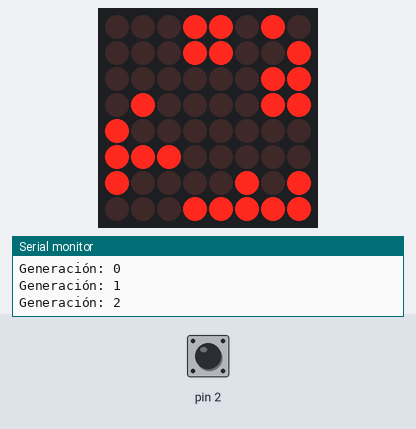
Bench run of a program on a simulated Arduino Nano, built with avr-gcc and run on an emulated ATmega328P. Parts: 8×8 LED matrix, the last lines printed to the serial monitor. The inputs (shaded band) are chosen by the test bench; at power-on: pin 2 HIGH. Random numbers use the default seed unless the program sets one.

Above: at 1.2 s.
1.3 s: pin 2 pulled LOW for 0.15 s
At 1.9 s:
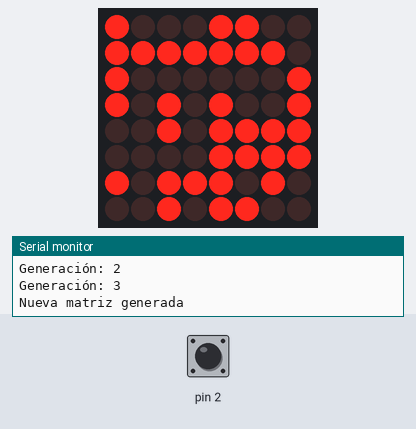
2.0 s: pin 2 pulled LOW for 1 s
At 3.2 s:
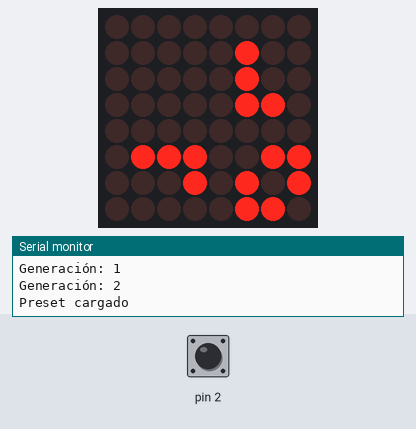
4.8 s: pin 2 pulled LOW for 0.15 s
At 5.7 s:
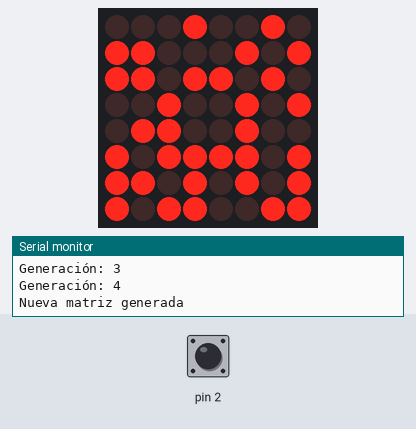
7.9 s: pin 2 pulled LOW for 0.15 s
At 8.5 s:
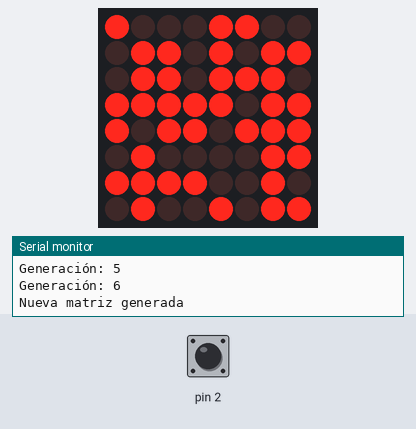
8.6 s: pin 2 pulled LOW for 0.15 s
At 9.2 s:
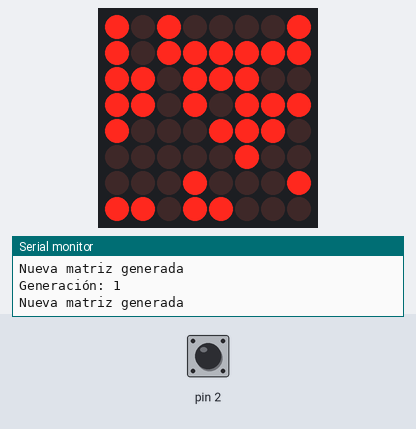
9.3 s: pin 2 pulled LOW for 0.15 s
At 10.2 s:
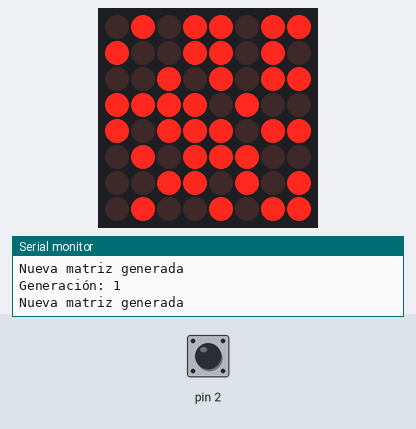
Timing chart, 0 to 12.3 s (numbered marks = the images above; inputs shaded):
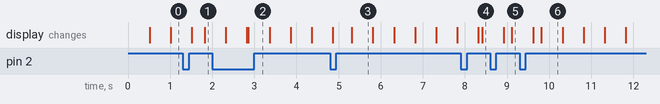

Measured:
- what the display in image 3 shows lasts 0.5 s, from 5.3 s to 5.8 s

The program:

main.cpp
```cpp
/**
 * Juego de la vida de Conway en un Arduino Nano con matriz LED MAX7219 de 8x8.
 * La matriz avanza cada 500ms; una pulsación corta genera un tablero aleatorio
 * y una pulsación larga carga el preset oscilador de tres generaciones.
 * Publicado en: https://thenerdyapprentice.blogspot.com/
 */

#include <Arduino.h>
#include "logica.h"
#include "display.h"
#include <Button2.h>

// Estado actual del juego.
Matriz matriz_actual;
int generacion;

// Control del intervalo entre generaciones.
const unsigned long intervalo = 500;
unsigned long tiempo_anterior = 0;

// Configuración del pulsador
const byte PUSH_BUTTON = 2;
Button2 pulsador;

// Variables para el pulsador (tiempos de debounce y pulsación larga)
const int debounce_push = 50;
const int long_push = 800;

/**
 * @brief Función de callback para el pulsador (pulsación corta). Crea una matriz aleatoria nueva y la muestra.
 *
 */
void pulsacion_corta(Button2 &btn)
{
  matriz_actual = generar_matriz();
  generacion = 0;
  tiempo_anterior = millis();
  mostrar_matriz(matriz_actual);
  Serial.println("Nueva matriz generada");
}

/**
 * @brief Función de callback para el pulsador (pulsación larga). Carga el preset de la matriz y la muestra.
 *
 */
void pulsacion_larga(Button2 &btn)
{
  matriz_actual = generar_preset();
  generacion = 0;
  tiempo_anterior = millis();
  mostrar_matriz(matriz_actual);
  Serial.println("Preset cargado");
}

void setup()
{
  Serial.begin(9600);

  // Configuraciones del pulsador
  pulsador.begin(PUSH_BUTTON);
  pulsador.setDebounceTime(debounce_push);
  pulsador.setLongClickTime(long_push);

  // Registramos las funciones de callback del pulsador
  pulsador.setClickHandler(pulsacion_corta);
  pulsador.setLongClickDetectedHandler(pulsacion_larga);

  randomSeed(analogRead(A0)); // Usa la lectura de A0 para inicializar la secuencia aleatoria.
  iniciar_display();

  matriz_actual = generar_matriz();
  mostrar_matriz(matriz_actual);
  generacion = 0;

  Serial.print("Generación: ");
  Serial.println(generacion);
}

void loop()
{
  pulsador.loop();
  unsigned long tiempo_actual = millis();
  if (tiempo_actual - tiempo_anterior >= intervalo)
  {
    matriz_actual = siguiente_generacion(matriz_actual);
    tiempo_anterior = tiempo_actual;
    generacion++;
    mostrar_matriz(matriz_actual);
    Serial.print("Generación: ");
    Serial.println(generacion);
  }
}
```

display.h
```cpp
#pragma once

#include "logica.h"

void iniciar_display();
void mostrar_matriz(const Matriz& matriz);
```

logica.h
```cpp
#pragma once

#include <Arduino.h>

struct Matriz
{
    byte celdas[8][8];
};

Matriz generar_matriz();
Matriz siguiente_generacion(const Matriz &matriz);
Matriz generar_preset();
```

display.cpp
```cpp
#include <Arduino.h>
#include <LedControl.h>
#include "display.h"

// Definimos los pines del display.
const byte DIN_PIN = 11;
const byte CLK_PIN = 13;
const byte CS_PIN = 10;

// Instanciamos el controlador del display con los pines definidos.
LedControl led_control(DIN_PIN, CLK_PIN, CS_PIN, 1);

/**
 * @brief Función para iniciar el display
 */
void iniciar_display(){
    led_control.shutdown(0, false);
    led_control.setIntensity(0, 10);
    led_control.clearDisplay(0);
}

/**
 * @brief Función para dibujar la matriz en el display
 *
 * @param matriz Matriz a dibujar
 */
void mostrar_matriz(const Matriz& matriz){
  // Recorremos cada celda de la matriz y dibujamos el estado LED correspondiente.
  for (byte fila = 0; fila < 8; fila++) {
    for (byte col = 0; col < 8; col++) {
      byte estadoLed = matriz.celdas[fila][col];
      led_control.setLed(0, fila, col, estadoLed);
    }
  }
}
```

logica.cpp
```cpp
#include "logica.h"

struct Direccion
{
    int fila;
    int columna;
};

// Definimos las direcciones de las células vecinas.
const Direccion direcciones[8] = {
    {-1, -1},
    {-1, 0},
    {-1, 1},
    {0, -1},
    {0, 1},
    {1, -1},
    {1, 0},
    {1, 1}};

/**
 * @brief Función que genera una matriz aleatoria de 8x8
 *
 * @return una matriz con valores aleatorios de 0 y 1
 */
Matriz generar_matriz()
{
    Matriz matriz;

    for (byte i = 0; i < 8; i++)
    {
        for (byte j = 0; j < 8; j++)
        {
            matriz.celdas[i][j] = random(2);
        }
    }
    return matriz;
}

/**
 * @brief Función que determina la cantidad de vecinos vivos de una célula
 *
 * @param matriz Matriz de la que se calcula el contador de vecinos vivos
 * @param fila Fila de la célula
 * @param columna Columna de la célula
 * @return byte Devuelve el número de vecinos vivos de la célula
 */
byte contar_vecinos_vivos(const Matriz &matriz, byte fila, byte columna)
{
    byte contador = 0;
    for (Direccion direccion : direcciones)
    {
        int filaVecino = fila + direccion.fila;
        int columnaVecino = columna + direccion.columna;
        // Verificamos que la célula vecina esté dentro de la matriz
        if (filaVecino < 0 || filaVecino >= 8 || columnaVecino < 0 || columnaVecino >= 8)
        {
            continue;
        }
        if (matriz.celdas[filaVecino][columnaVecino] == 1)
        {
            contador++;
        }
    }
    return contador;
}

/**
 * @brief Función que determina el siguiente estado de una célula a partir de su estado actual y el número de vecinos vivos
 *
 * @param estado_actual Estado actual de la célula
 * @param vecinos_vivos Cantidad de vecinos vivos de la célula
 * @return byte Devuelve el siguiente estado de la célula
 */
byte estado_proxima_generacion(byte estado_actual, byte vecinos_vivos)
{
    if (estado_actual == 1)
    {
        // Una célula viva sobrevive con 2 o 3 vecinos vivos.
        if (vecinos_vivos == 2 || vecinos_vivos == 3)
        {
            return 1;
        }
    }
    else
    {
        // Una célula muerta revive con exactamente 3 vecinos vivos.
        if (vecinos_vivos == 3)
        {
            return 1;
        }
    }

    return 0;
}

/**
 * @brief Función que calcula el siguiente estado de una matriz
 *
 * @param matriz Matriz de la que se calcula el siguiente estado
 * @return Matriz Matriz con las reglas aplicadas
 */
Matriz siguiente_generacion(const Matriz &matriz)
{
    Matriz matriz_siguiente;

    for (byte fila = 0; fila < 8; fila++)
    {
        for (byte columna = 0; columna < 8; columna++)
        {
            byte estado_actual = matriz.celdas[fila][columna];
            byte vecinos_vivos = contar_vecinos_vivos(matriz, fila, columna);
            byte estado_siguiente = estado_proxima_generacion(estado_actual, vecinos_vivos);
            matriz_siguiente.celdas[fila][columna] = estado_siguiente;
        }
    }

    return matriz_siguiente;
}

/**
 * @brief Función que devuelve un preset para la matriz
 *
 * @return Matriz Matriz con los valores del preset
 */
Matriz generar_preset()
{
    Matriz matriz = {{{0, 0, 0, 0, 0, 0, 0, 0},
                      {0, 0, 0, 0, 0, 1, 0, 0},
                      {0, 0, 0, 0, 0, 1, 0, 0},
                      {0, 0, 0, 0, 0, 1, 1, 0},
                      {0, 0, 0, 0, 0, 0, 0, 0},
                      {0, 1, 1, 1, 0, 0, 1, 1},
                      {0, 0, 0, 1, 0, 1, 0, 1},
                      {0, 0, 0, 0, 0, 1, 1, 0}}};
    return matriz;
}
```
